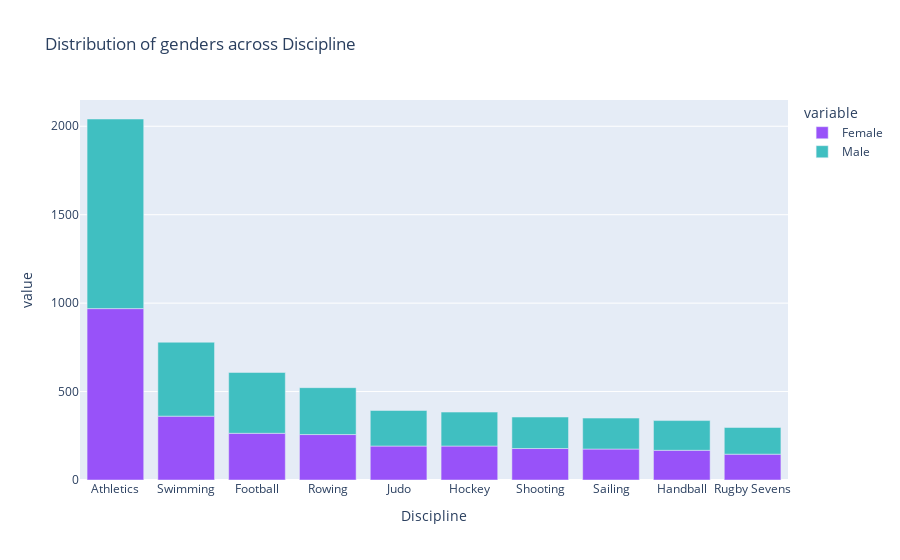

The code cell stored with this chart in its notebook:
### Code cell
px.bar(gender_des, x ='Discipline',
        y=['Female','Male'],
        color_discrete_sequence =['#9852F9','#40BFC1'],
        title = "Distribution of genders across Discipline")

### Figure 1 — Plotly figure (JSON) as saved in the notebook; plotly's stock layout.template omitted (floating-point values rounded to 4 significant figures)
{"data": [{"alignmentgroup": "True", "hovertemplate": "variable=Female<br>Discipline=%{x}<br>value=%{y}<extra></extra>", "legendgroup": "Female", "marker": {"color": "#9852F9", "pattern": {"shape": ""}}, "name": "Female", "offsetgroup": "Female", "orientation": "v", "showlegend": true, "textposition": "auto", "type": "bar", "x": ["Athletics", "Swimming", "Football", "Rowing", "Judo", "Hockey", "Shooting", "Sailing", "Handball", "Rugby Sevens"], "xaxis": "x", "y": [969, 361, 264, 257, 192, 192, 178, 175, 168, 146], "yaxis": "y"}, {"alignmentgroup": "True", "hovertemplate": "variable=Male<br>Discipline=%{x}<br>value=%{y}<extra></extra>", "legendgroup": "Male", "marker": {"color": "#40BFC1", "pattern": {"shape": ""}}, "name": "Male", "offsetgroup": "Male", "orientation": "v", "showlegend": true, "textposition": "auto", "type": "bar", "x": ["Athletics", "Swimming", "Football", "Rowing", "Judo", "Hockey", "Shooting", "Sailing", "Handball", "Rugby Sevens"], "xaxis": "x", "y": [1072, 418, 344, 265, 201, 192, 178, 175, 168, 151], "yaxis": "y"}], "layout": {"barmode": "relative", "legend": {"title": {"text": "variable"}, "tracegroupgap": 0}, "title": {"text": "Distribution of genders across Discipline"}, "xaxis": {"anchor": "y", "domain": [0, 1], "title": {"text": "Discipline"}}, "yaxis": {"anchor": "x", "domain": [0, 1], "title": {"text": "value"}}}}
